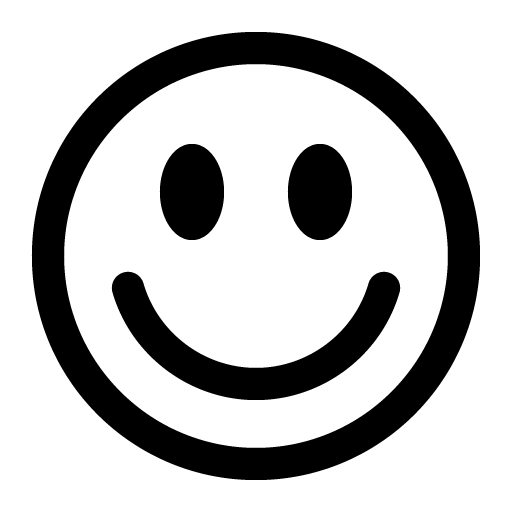
#> input picture watermark.png, 512 x 512 px
$ python lab7-4.py
#> lines starting #> are read from the running program, lines starting #| are printed output that depends on the picture
from PIL import Image

water = "watermark.png"
with Image.open(water) as img_water:
#> img_water is the input picture: PIL image 512x512 RGBA; mean R, G, B, A 0, 0, 0, 62.2
    img_water.load()

img_water = Image.open(water)
img_water = img_water.resize((img_water.width // 2, img_water.height // 2))
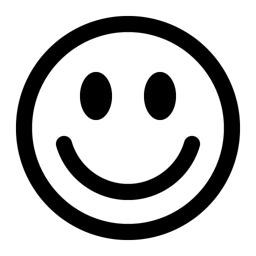
#> img_water: PIL image 256x256 RGBA; mean R, G, B, A 0, 0, 0, 62.2; transparent parts drawn white


filename = "helltaker.jpeg"
with Image.open(filename) as img:
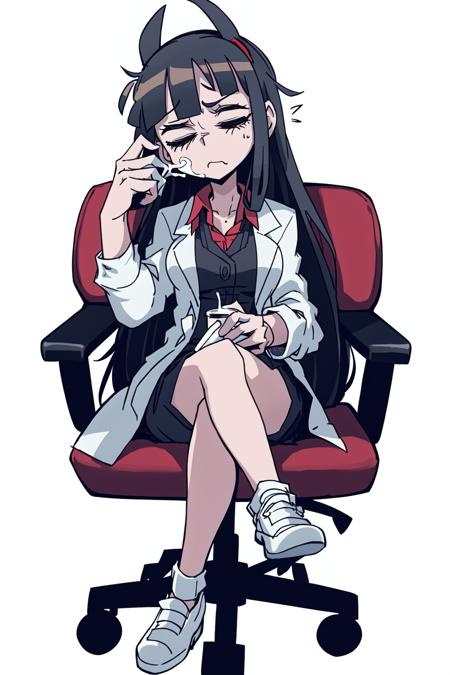
#> input picture helltaker.jpeg, 450 x 675 px
#> img is the input picture: PIL image 450x675 RGB; mean R, G, B 181.9, 176.4, 184.5
    img.load()


img.paste(img_water, (10, 440), img_water)
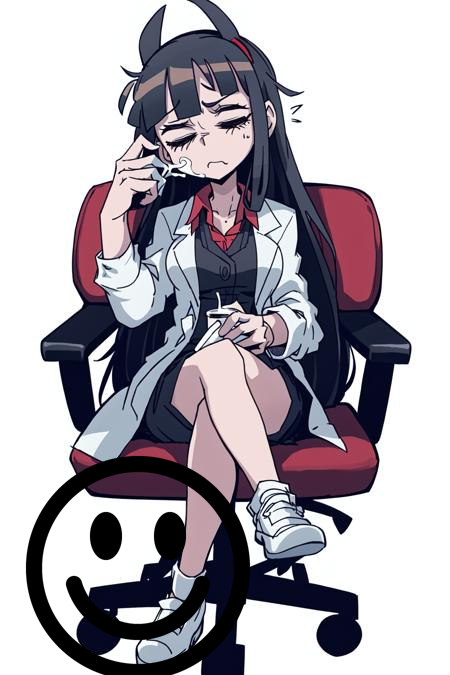
#> img: PIL image 450x675 RGB; mean R, G, B 172.8, 167.7, 175.3
img.save("watermark_helltaker.jpeg")
